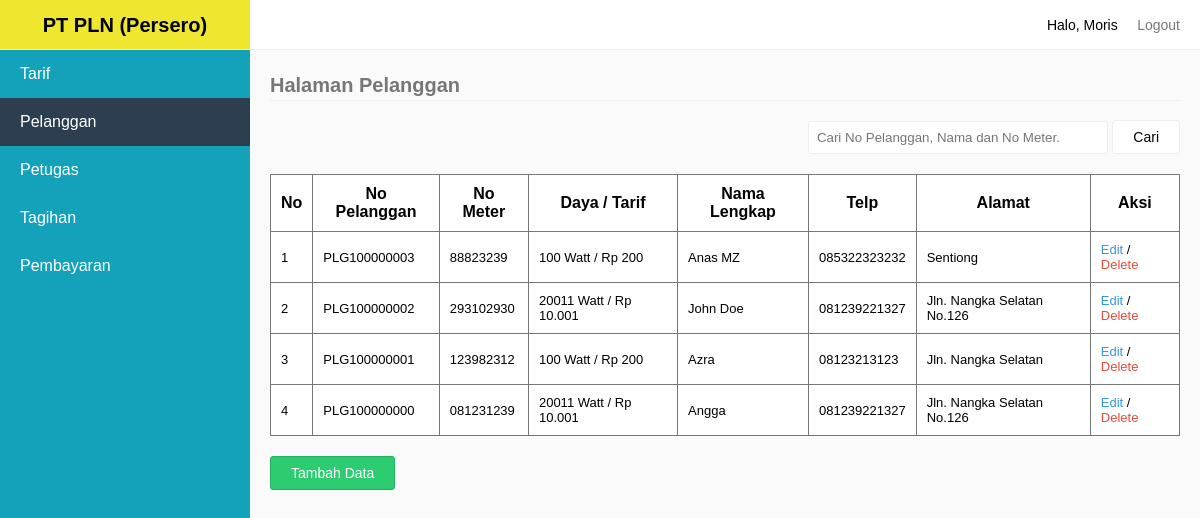
Page /index.php?pages=pelanggan (signed in) on the committed database.
### tables this page shows
CREATE TABLE `tb_pelanggan` (
  `KodePelanggan` int(11) NOT NULL,
  `NoPelanggan` varchar(100) NOT NULL,
  `NoMeter` varchar(100) NOT NULL,
  `KodeTarif` int(11) NOT NULL,
  `NamaLengkap` varchar(100) NOT NULL,
  `Telp` varchar(16) NOT NULL,
  `Alamat` varchar(255) NOT NULL
);

CREATE TABLE `tb_tarif` (
  `KodeTarif` int(11) NOT NULL,
  `Daya` varchar(50) NOT NULL,
  `TarifPerKwh` double(10,0) NOT NULL,
  `Beban` double(10,0) NOT NULL
);

### sources/pelanggan.php (the view, shortened to what this page needs)
<?php
	require_once "sources/maintemplate/header.php";
	if(isset($_GET['q'])) {
		$q = mysqli_real_escape_string($connect, $_GET['q']);
		$selectPlg = mysqli_query($connect, "SELECT * FROM tb_pelanggan INNER JOIN tb_tarif USING(KodeTarif) WHERE NoPelanggan LIKE '%$q%' OR NamaLengkap LIKE '%$q%' OR NoMeter LIKE '%$q%' ORDER BY KodePelanggan DESC");
	} else {
		$selectPlg = mysqli_query($connect, "SELECT * FROM tb_pelanggan INNER JOIN tb_tarif USING(KodeTarif) ORDER BY KodePelanggan DESC");
	}
?>
<form action="index.php" method="GET">
	<div class="pull-right" style="margin-bottom:20px;margin-top:50px;">
		<input type="text" name="q" class="input" placeholder="Cari No Pelanggan, Nama dan No Meter." style="width:300px;" <?php echo isset($_GET['q']) ? "value='".$_GET['q']."'": ''; ?>>
		<button type="submit" class="btn btn-default">Cari</button>
	</div>
</form>
<legend>Halaman Pelanggan</legend>
<?php
	if(mysqli_num_rows($selectPlg) > 0) {
?>
<table style="border-collapse: collapse;margin-top:20px;" border="1">
	<tr>
		<th>No</th>
		<th>No Pelanggan</th>
		<th>No Meter</th>
		<th>Daya / Tarif</th>
		<th>Nama Lengkap</th>
		<th>Telp</th>
		<th>Alamat</th>
		<th>Aksi</th>
	</tr>
	<?php
		$No = 1;
		while($row = mysqli_fetch_assoc($selectPlg)) {
			$msg = "Apakah anda yakin ingin menghapus pelanggan dengan Nomor Pelanggan ".$row['NoPelanggan'];
	?>
	<tr>
		<td><?php echo $No; ?></td>
		<td><?php echo $row['NoPelanggan']; ?></td>
		<td><?php echo $row['NoMeter']; ?></td>
		<td><?php echo $row['Daya']." Watt / Rp ".number_format($row['TarifPerKwh'], 0, '', '.'); ?></td>
		<td><?php echo $row['NamaLengkap']; ?></td>
		<td><?php echo $row['Telp']; ?></td>
		<td><?php echo $row['Alamat']; ?></td>
		<td><a href="index.php?pages=editpelanggan&NoPelanggan=<?php echo $row['NoPelanggan']; ?>">Edit</a> / <a href="index.php?process=deletepelanggan&NoPelanggan=<?php echo $row['NoPelanggan']; ?>" onclick="return deleteAlert('<?php echo $msg; ?>')">Delete</a></td>
	</tr>
	<?php
			$No++;
		}
	?>
</table>
<a href="index.php?pages=inputpelanggan" class="button-group">
	<button type="button" class="btn btn-success">Tambah Data</button>
</a>
<?php
	} else {
		if(isset($_GET['q'])) {
			echo "<div style='margin-top:80px;text-align:center;'>Pencarian dengan kata kunci '".$_GET['q']."' tidak ditemukan.<div>";
		} else {
			echo "Data Tarif Tidak ada";
		}
	}
	require_once "sources/maintemplate/footer.php";

### sources/maintemplate/header.php (shortened to what this page needs)
<!DOCTYPE html>
<html>
<head>
	<link rel="stylesheet" type="text/css" href="assets/style.css">
</head>
<body>
	<div class="navbar">
		<div class="pull-right">
			<li class="loggedAs">Halo, <?php echo $data['NamaLengkap']; ?></li>
			<li><a href="index.php?process=logout">Logout</a></li>
		</div>
	</div>
	<div class="sidebar">
		<li class="brand">
			<?php
				if($data['Level'] == "Pelanggan") {
					echo '<a href="index.php?pages=home-pelanggan">PT PLN (Persero)</a>';
				} else if($data['Level'] == "Petugas") {
					echo '<a href="index.php?pages=home-petugas">PT PLN (Persero)</a>';
				} else {
					echo '<a href="index.php?pages=home-admin">PT PLN (Persero)</a>';
				}
			?>
		</li>
		<?php
			if($data['Level'] == "Pelanggan" || $data['Level'] == "Petugas") {
		?>
		<li><a href="index.php?pages=tagihan" <?php echo $_GET['pages'] == "tagihan" ? 'class="active"': ''; ?>>Tagihan</a></li>
		<li><a href="index.php?pages=pembayaran" <?php echo $_GET['pages'] == "pembayaran" ? 'class="active"': ''; ?>>Pembayaran</a></li>
		<?php
			} else {
		?>
		<li><a href="index.php?pages=tarif" <?php echo $_GET['pages'] == "tarif" ? 'class="active"': ''; ?>>Tarif</a></li>
		<li><a href="index.php?pages=pelanggan" <?php echo $_GET['pages'] == "pelanggan" ? 'class="active"': ''; ?>>Pelanggan</a></li>
		<li><a href="index.php?pages=petugas" <?php echo $_GET['pages'] == "petugas" ? 'class="active"': ''; ?>>Petugas</a></li>
		<li><a href="index.php?pages=tagihan" <?php echo $_GET['pages'] == "tagihan" ? 'class="active"': ''; ?>>Tagihan</a></li>
		<li><a href="index.php?pages=pembayaran" <?php echo $_GET['pages'] == "pembayaran" ? 'class="active"': ''; ?>>Pembayaran</a></li>
		<?php
			}
		?>
	</div>
	<div class="content">

### assets/style.css (style rules this page uses)
* { padding:0; margin:0; box-sizing: border-box; font-family: sans-serif; }
legend { border-bottom: 1px solid #eee; line-height: 30px; margin-bottom: 20px; font-size: 20px; font-weight: bold; color: #777; }
body { background-color: #fafafa; }
li { list-style: none; }
table { border-collapse: collapse; border: 1px solid #777; width:100%; background-color: #fff; margin-bottom: 20px; }
table td { font-size: 13px; }
table tr > td:last-child a { text-decoration: none; }
table tr > td:last-child a:last-child { color: #E74C3C; }
table tr > td:last-child a:first-child { color: #3498DB; }
table td, th { border: 1px solid #777; padding: 10px; }
.navbar { height: 50px; background-color: #fff; border-bottom: 1px solid #eee; line-height: 50px; padding:0 20px; position: fixed; width:100%; top:0; z-index: 1; }
.navbar li { display: inline-block; }
.navbar .loggedAs { font-size: 14px; display: inline-block; }
.navbar li > a { padding-left:15px; text-decoration: none; color: #777; font-size: 14px; }
.pull-right { float:right; }
.sidebar { background-color: #14a2ba; width:250px; height:100%; position: fixed; top:0; left:0; z-index:2; }
.sidebar .brand { height:50px; background-color: #efe62f; border-bottom: 1px solid #eee; line-height: 20px; text-align: center; font-size: 20px; }
.sidebar .brand a { padding: 15px 20px; display: block; color: #000; text-decoration: none; font-weight: bold; }
.sidebar li:not(.brand) > a { padding: 15px 20px; display: block; color: #fff; text-decoration: none; }
.sidebar li:not(.brand) > a:hover, .sidebar li:not(.brand) > a.active { padding: 15px 20px; display: block; color: #fff; text-decoration: none; background-color: #2C3E50; }
div.content { margin-left:270px; margin-top: 70px; margin-right:20px; }
.input { padding: 8px; border: 1px solid #eee; border-radius: 3px; }
.btn { background-color: #fff; border: 1px solid #eee; padding: 8px 20px; border-radius:3px; cursor: pointer; font-size: 14px; }
.btn-default { background-color: #fff; }
.btn-success { background-color: #2ECC71; border: 1px solid #27AE60; color: #fff; }
.button-group { text-decoration: none; }

### rows in the picture
tb_pelanggan: NoPelanggan "PLG100000003", NoMeter "88823239", KodeTarif.Daya "100", KodeTarif.TarifPerKwh "200", NamaLengkap "Anas MZ", Telp "085322323232", Alamat "Sentiong"
tb_pelanggan: NoPelanggan "PLG100000002", NoMeter "293102930", KodeTarif.Daya "20011", KodeTarif.TarifPerKwh "10.001", NamaLengkap "John Doe", Telp "081239221327", Alamat "Jln. Nangka Selatan No.126"
tb_pelanggan: NoPelanggan "PLG100000001", NoMeter "123982312", KodeTarif.Daya "100", KodeTarif.TarifPerKwh "200", NamaLengkap "Azra", Telp "08123213123", Alamat "Jln. Nangka Selatan"
tb_pelanggan: NoPelanggan "PLG100000000", NoMeter "081231239", KodeTarif.Daya "20011", KodeTarif.TarifPerKwh "10.001", NamaLengkap "Angga", Telp "081239221327", Alamat "Jln. Nangka Selatan No.126"

### other values in the picture
$data['NamaLengkap'] "Moris"
